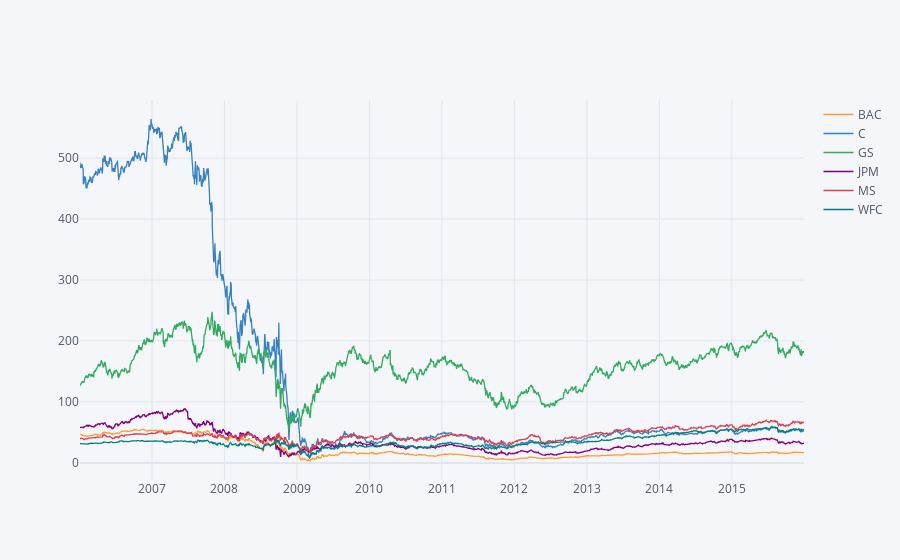

The notebook cell saved with this chart:
### Code cell
# plotly, notebook validations fail here, check stackoverflow for solution of error
bank_stocks.xs(key='Close',axis=1,level='Stock Info').iplot()

### Figure 1 — Plotly figure (JSON) as saved in the notebook; plotly's stock layout.template omitted (floating-point values rounded to 4 significant figures; data arrays with more than 128 entries replaced by an {"elided": "..."} marker saying what was removed)
{"data": [{"line": {"color": "rgba(255, 153, 51, 1.0)", "dash": "solid", "shape": "linear", "width": 1.3}, "mode": "lines", "name": "BAC", "text": "", "type": "scatter", "x": {"elided": "2517 str values"}, "y": {"elided": "2517 float values"}}, {"line": {"color": "rgba(55, 128, 191, 1.0)", "dash": "solid", "shape": "linear", "width": 1.3}, "mode": "lines", "name": "C", "text": "", "type": "scatter", "x": {"elided": "2517 str values"}, "y": {"elided": "2517 float values"}}, {"line": {"color": "rgba(50, 171, 96, 1.0)", "dash": "solid", "shape": "linear", "width": 1.3}, "mode": "lines", "name": "GS", "text": "", "type": "scatter", "x": {"elided": "2517 str values"}, "y": {"elided": "2517 float values"}}, {"line": {"color": "rgba(128, 0, 128, 1.0)", "dash": "solid", "shape": "linear", "width": 1.3}, "mode": "lines", "name": "JPM", "text": "", "type": "scatter", "x": {"elided": "2517 str values"}, "y": {"elided": "2517 float values"}}, {"line": {"color": "rgba(219, 64, 82, 1.0)", "dash": "solid", "shape": "linear", "width": 1.3}, "mode": "lines", "name": "MS", "text": "", "type": "scatter", "x": {"elided": "2517 str values"}, "y": {"elided": "2517 float values"}}, {"line": {"color": "rgba(0, 128, 128, 1.0)", "dash": "solid", "shape": "linear", "width": 1.3}, "mode": "lines", "name": "WFC", "text": "", "type": "scatter", "x": {"elided": "2517 str values"}, "y": {"elided": "2517 float values"}}], "layout": {"legend": {"bgcolor": "#F5F6F9", "font": {"color": "#4D5663"}}, "paper_bgcolor": "#F5F6F9", "plot_bgcolor": "#F5F6F9", "title": {"font": {"color": "#4D5663"}}, "xaxis": {"gridcolor": "#E1E5ED", "showgrid": true, "tickfont": {"color": "#4D5663"}, "title": {"font": {"color": "#4D5663"}, "text": ""}, "zerolinecolor": "#E1E5ED"}, "yaxis": {"gridcolor": "#E1E5ED", "showgrid": true, "tickfont": {"color": "#4D5663"}, "title": {"font": {"color": "#4D5663"}, "text": ""}, "zerolinecolor": "#E1E5ED"}}}
